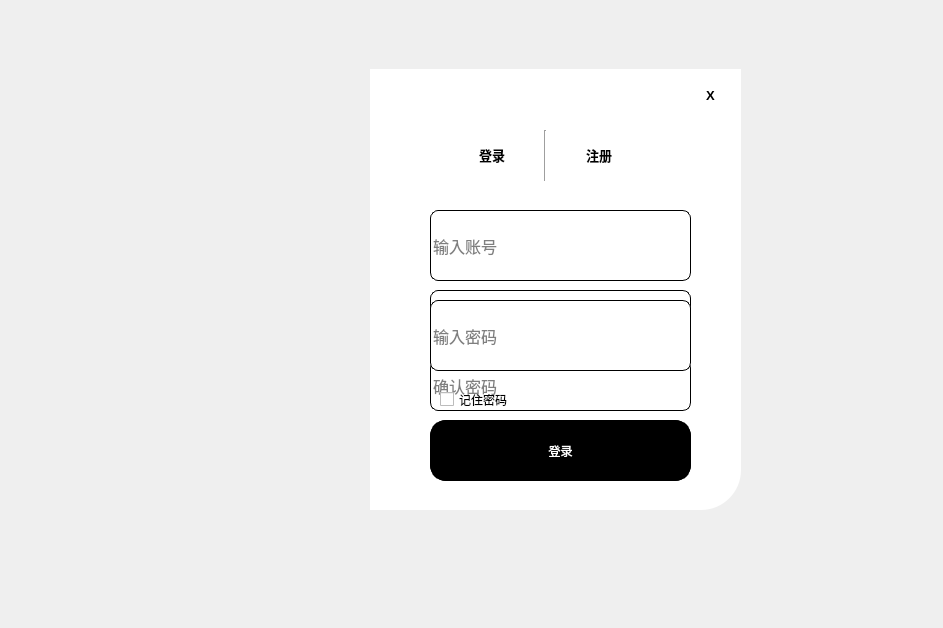
<?xml version="1.0" encoding="UTF-8"?>
<ui version="4.0">
 <class>MainWindow</class>
 <widget class="QMainWindow" name="MainWindow">
  <property name="geometry">
   <rect>
    <x>0</x>
    <y>0</y>
    <width>943</width>
    <height>628</height>
   </rect>
  </property>
  <property name="windowTitle">
   <string>MainWindow</string>
  </property>
  <property name="windowOpacity">
   <double>1.000000000000000</double>
  </property>
  <property name="animated">
   <bool>false</bool>
  </property>
  <widget class="QWidget" name="centralwidget">
   <widget class="QLabel" name="label">
    <property name="geometry">
     <rect>
      <x>60</x>
      <y>69</y>
      <width>320</width>
      <height>441</height>
     </rect>
    </property>
    <property name="styleSheet">
     <string notr="true">border-image: url(:/img/登录图.jpg);
border-top-left-radius:50px;
</string>
    </property>
    <property name="text">
     <string/>
    </property>
   </widget>
   <widget class="QLabel" name="label_2">
    <property name="geometry">
     <rect>
      <x>370</x>
      <y>69</y>
      <width>371</width>
      <height>441</height>
     </rect>
    </property>
    <property name="styleSheet">
     <string notr="true">border-bottom-right-radius:40px;
background-color: rgb(255, 255, 255);</string>
    </property>
    <property name="text">
     <string/>
    </property>
   </widget>
   <widget class="QWidget" name="widget" native="true">
    <property name="geometry">
     <rect>
      <x>440</x>
      <y>130</y>
      <width>211</width>
      <height>51</height>
     </rect>
    </property>
    <layout class="QHBoxLayout" name="horizontalLayout">
     <property name="spacing">
      <number>0</number>
     </property>
     <item>
      <widget class="QPushButton" name="pushButton">
       <property name="font">
        <font>
         <pointsize>10</pointsize>
         <weight>75</weight>
         <bold>true</bold>
        </font>
       </property>
       <property name="styleSheet">
        <string notr="true">#pushButton {
border:none;
}

#pushButton:focus {
	color: rgb(255, 140, 74);
}
</string>
       </property>
       <property name="text">
        <string>登录</string>
       </property>
      </widget>
     </item>
     <item>
      <widget class="Line" name="line">
       <property name="orientation">
        <enum>Qt::Vertical</enum>
       </property>
      </widget>
     </item>
     <item>
      <widget class="QPushButton" name="pushButton_2">
       <property name="font">
        <font>
         <pointsize>10</pointsize>
         <weight>75</weight>
         <bold>true</bold>
        </font>
       </property>
       <property name="styleSheet">
        <string notr="true">#pushButton_2 {
border:none;
}

#pushButton_2:focus {
	color: rgb(255, 140, 74);
}
</string>
       </property>
       <property name="text">
        <string>注册</string>
       </property>
      </widget>
     </item>
    </layout>
   </widget>
   <widget class="QWidget" name="widget_2" native="true">
    <property name="geometry">
     <rect>
      <x>410</x>
      <y>200</y>
      <width>301</width>
      <height>291</height>
     </rect>
    </property>
    <widget class="QLineEdit" name="lineEdit">
     <property name="geometry">
      <rect>
       <x>20</x>
       <y>10</y>
       <width>261</width>
       <height>71</height>
      </rect>
     </property>
     <property name="font">
      <font>
       <pointsize>12</pointsize>
      </font>
     </property>
     <property name="styleSheet">
      <string notr="true">border: 1px solid rgb(0, 0, 0);
border-radius:8px;</string>
     </property>
     <property name="placeholderText">
      <string>输入账号</string>
     </property>
    </widget>
    <widget class="QLineEdit" name="lineEdit_2">
     <property name="geometry">
      <rect>
       <x>20</x>
       <y>100</y>
       <width>261</width>
       <height>71</height>
      </rect>
     </property>
     <property name="font">
      <font>
       <pointsize>12</pointsize>
      </font>
     </property>
     <property name="styleSheet">
      <string notr="true">border: 1px solid rgb(0, 0, 0);
border-radius:8px;</string>
     </property>
     <property name="echoMode">
      <enum>QLineEdit::Password</enum>
     </property>
     <property name="placeholderText">
      <string>输入密码</string>
     </property>
    </widget>
    <widget class="QPushButton" name="pushButton_3">
     <property name="geometry">
      <rect>
       <x>20</x>
       <y>220</y>
       <width>261</width>
       <height>61</height>
      </rect>
     </property>
     <property name="styleSheet">
      <string notr="true">#pushButton_3{
	color: rgb(255, 255, 255);
	border-radius:16px;	
	background-color: rgb(0, 0, 0);
	border:6px solid black;
}

#pushButton_3:hover{
	color: rgb(0,0,0);
	background-color: rgb(255, 255, 255);
}

#pushButton_3:pressed{
	padding-left:6px;
	padding-top:6px;
}

</string>
     </property>
     <property name="text">
      <string>登录</string>
     </property>
    </widget>
    <widget class="QCheckBox" name="checkBox">
     <property name="geometry">
      <rect>
       <x>30</x>
       <y>190</y>
       <width>91</width>
       <height>19</height>
      </rect>
     </property>
     <property name="text">
      <string>记住密码</string>
     </property>
    </widget>
   </widget>
   <widget class="QPushButton" name="pushButton_4">
    <property name="geometry">
     <rect>
      <x>690</x>
      <y>80</y>
      <width>41</width>
      <height>31</height>
     </rect>
    </property>
    <property name="font">
     <font>
      <pointsize>10</pointsize>
      <weight>75</weight>
      <bold>true</bold>
     </font>
    </property>
    <property name="styleSheet">
     <string notr="true">border:none;</string>
    </property>
    <property name="text">
     <string>X</string>
    </property>
   </widget>
   <widget class="QWidget" name="widget_3" native="true">
    <property name="geometry">
     <rect>
      <x>410</x>
      <y>200</y>
      <width>301</width>
      <height>291</height>
     </rect>
    </property>
    <widget class="QLineEdit" name="lineEdit_3">
     <property name="geometry">
      <rect>
       <x>20</x>
       <y>20</y>
       <width>261</width>
       <height>51</height>
      </rect>
     </property>
     <property name="font">
      <font>
       <pointsize>12</pointsize>
      </font>
     </property>
     <property name="styleSheet">
      <string notr="true">border: 1px solid rgb(0, 0, 0);
border-radius:8px;</string>
     </property>
     <property name="placeholderText">
      <string>输入账号</string>
     </property>
    </widget>
    <widget class="QLineEdit" name="lineEdit_4">
     <property name="geometry">
      <rect>
       <x>20</x>
       <y>90</y>
       <width>261</width>
       <height>51</height>
      </rect>
     </property>
     <property name="font">
      <font>
       <pointsize>12</pointsize>
      </font>
     </property>
     <property name="styleSheet">
      <string notr="true">border: 1px solid rgb(0, 0, 0);
border-radius:8px;</string>
     </property>
     <property name="placeholderText">
      <string>输入密码</string>
     </property>
    </widget>
    <widget class="QLineEdit" name="lineEdit_5">
     <property name="geometry">
      <rect>
       <x>20</x>
       <y>160</y>
       <width>261</width>
       <height>51</height>
      </rect>
     </property>
     <property name="font">
      <font>
       <pointsize>12</pointsize>
      </font>
     </property>
     <property name="styleSheet">
      <string notr="true">border: 1px solid rgb(0, 0, 0);
border-radius:8px;</string>
     </property>
     <property name="placeholderText">
      <string>确认密码</string>
     </property>
    </widget>
    <widget class="QPushButton" name="pushButton_5">
     <property name="geometry">
      <rect>
       <x>20</x>
       <y>220</y>
       <width>261</width>
       <height>61</height>
      </rect>
     </property>
     <property name="styleSheet">
      <string notr="true">#pushButton_5{
	color: rgb(255, 255, 255);
	border-radius:16px;	
	background-color: rgb(0, 0, 0);
	border:6px solid black;
}

#pushButton_5:hover{
	color: rgb(0,0,0);
	background-color: rgb(255, 255, 255);
}

#pushButton_5:pressed{
	padding-left:6px;
	padding-top:6px;
}

</string>
     </property>
     <property name="text">
      <string>注册</string>
     </property>
    </widget>
   </widget>
   <zorder>label_2</zorder>
   <zorder>label</zorder>
   <zorder>pushButton_4</zorder>
   <zorder>widget_3</zorder>
   <zorder>widget_2</zorder>
   <zorder>widget</zorder>
  </widget>
 </widget>
 <resources/>
 <connections>
  <connection>
   <sender>pushButton_4</sender>
   <signal>clicked()</signal>
   <receiver>MainWindow</receiver>
   <slot>close()</slot>
   <hints>
    <hint type="sourcelabel">
     <x>722</x>
     <y>88</y>
    </hint>
    <hint type="destinationlabel">
     <x>739</x>
     <y>58</y>
    </hint>
   </hints>
  </connection>
 </connections>
</ui>
